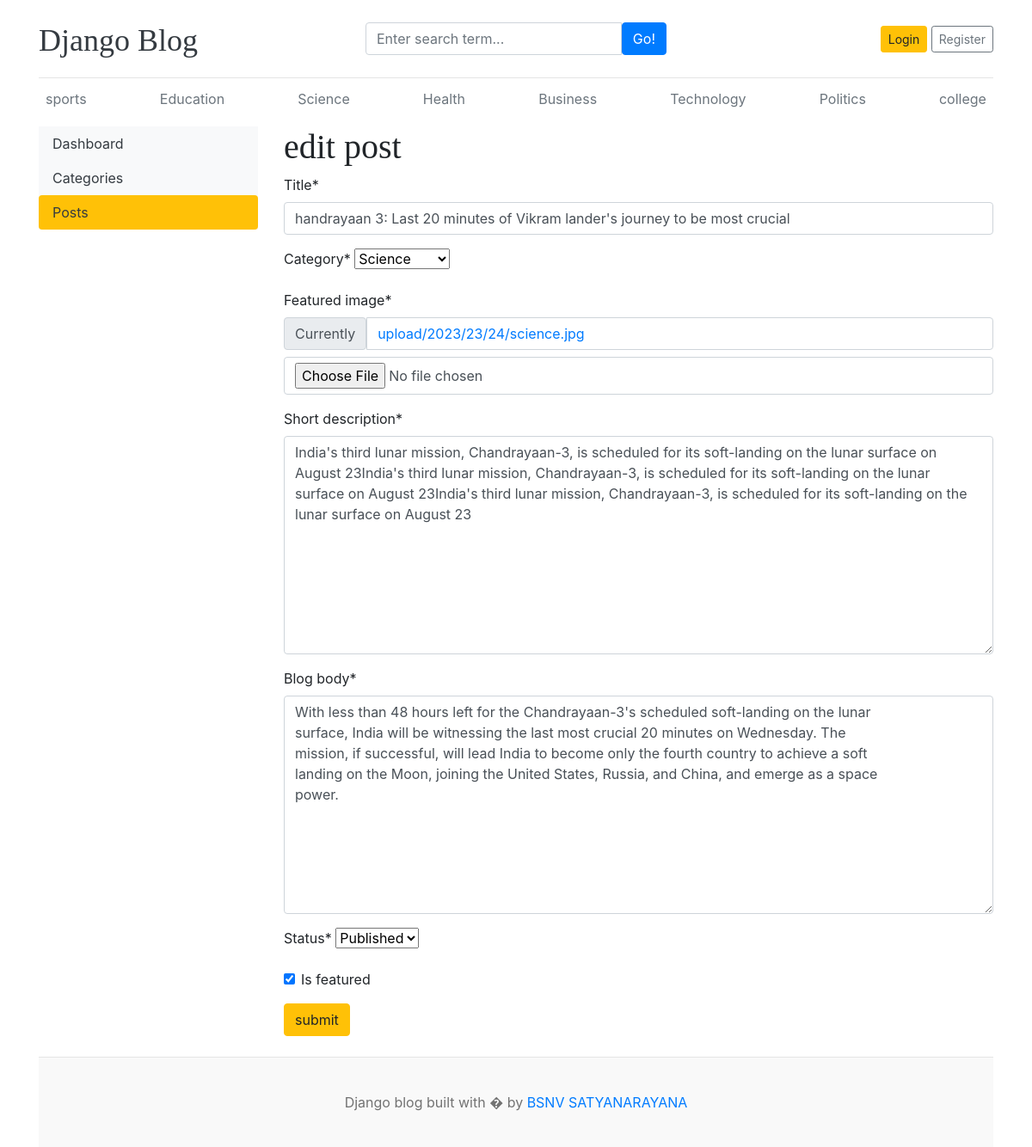
/dashboard/posts/edit/4/, run on an earlier commit of the app's database.
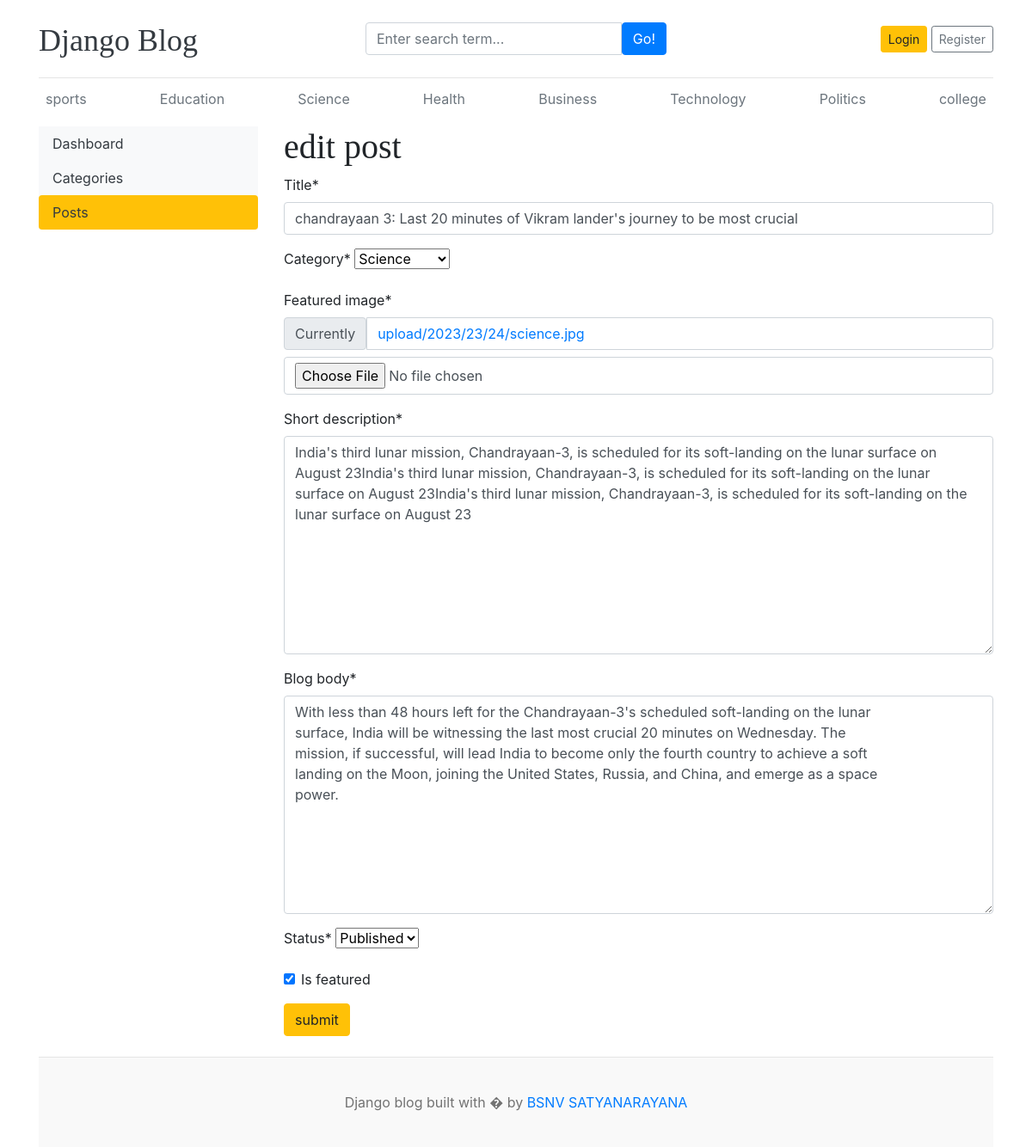
And on a later commit of the database.
### blog/models.py (models this page shows, shortened)
class Blog(models.Model):
    title=models.CharField(max_length=100)
    slug=models.SlugField(max_length=150,unique=True,blank=True)
    category=models.ForeignKey(Category,on_delete=models.CASCADE)
    author=models.ForeignKey(User,on_delete=models.CASCADE)
    featured_image=models.ImageField(upload_to='upload/%Y/%M/%d')
    short_description=models.TextField(max_length=2000)
    blog_body=models.TextField(max_length=5000)
    status=models.CharField(max_length=20,choices=STATUS_CHOICES,default=0)
    is_featured=models.BooleanField(default=False)
    created_at=models.DateTimeField(auto_now_add=True)
    updated_at=models.DateTimeField(auto_now=True)

### dashboards/views.py (the view, shortened to what this page needs)
# urls.py: path('posts/edit/<int:pk>/',views.edit_post,name='edit_post'),
def edit_post(request,pk):
    post=get_object_or_404(Blog,pk=pk)
    form=BlogPostForm(instance=post)
    context={
            'form':form,
            'post':post,
        }
    return render(request,'dashboard/edit_post.html',context)

### dashboards/forms.py
class BlogPostForm(forms.ModelForm):
    class Meta:
        model=Blog
        fields=('title','category','featured_image','short_description','blog_body','status','is_featured')

### blog/context_processors.py (called while the page is built)
def get_categories(request):
    categories=Category.objects.all()
    return dict(categories=categories)

def get_social_links(request):
    social_links=SocialLink.objects.all()
    return dict(social_links=social_links)

### blog/models.py (called while the page is built)
    def __str__(self):
        return self.category_name

### templates/dashboard/edit_post.html (shortened to what this page needs)
{% extends 'base.html' %}
{% block content %}
{% load crispy_forms_tags %}
  <div class="row">
    {% include 'dashboard/sidebar.html' %}
    <div class="col-md-9">
      <h1>edit post</h1>
      <form action="{% url 'edit_post' post.id %}" method="POST" enctype="multipart/form-data">
      {{form | crispy}}
      <button type="submit" class="btn btn-warning">submit</button>
      </form>
      <br>
    </div>
  </div>
{% endblock %}

What changed in the data, as far as the page shows it:
changed Blog "Science": title "handrayaan 3: Last 20 minutes of Vikram lander's journey to be most crucial" → "chandrayaan 3: Last 20 minutes of Vikram lander's journey to be most crucial"
